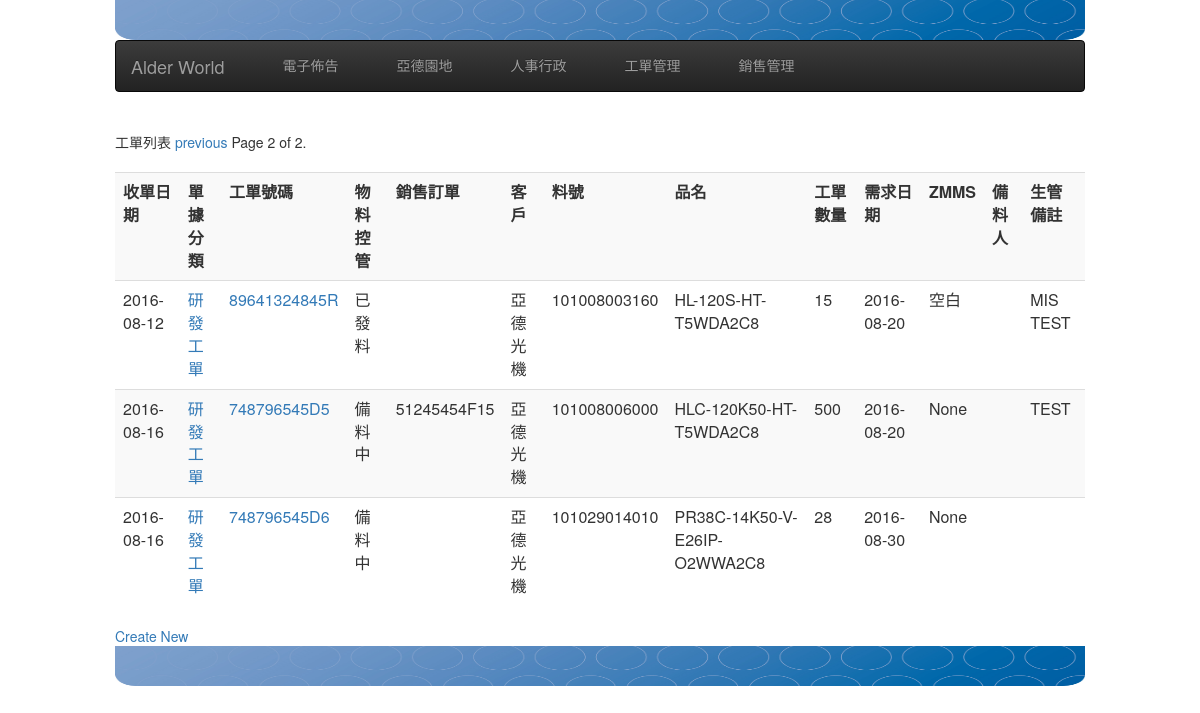
The app's page /dpsed/?page=2, older data.
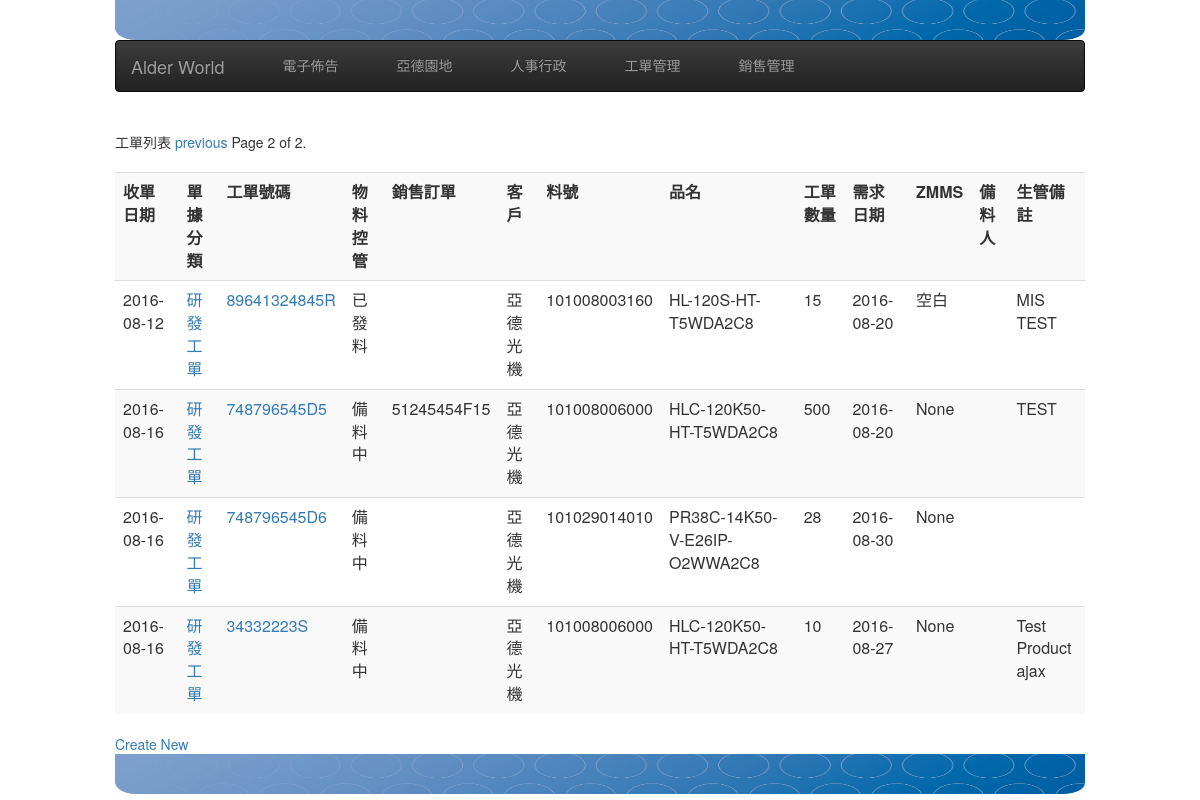
The same page, newer data.
### dpsed/models.py (models this page shows, shortened)
class WorkOrder(models.Model):
    category = models.ForeignKey(OrderCategory, limit_choices_to={'invalid': False} )
    zmms = models.ForeignKey(ZmmsOption, blank=True, null=True) #models.CharField(max_length=30, blank=True, null=True)
    recevice_date = models.DateField(default=timezone.now) #models.DateField(auto_now_add =True) #  收單日
    material_ctrl = models.ForeignKey(MaterialCtrlOption, blank=True, null=True) #models.CharField(max_length=30, blank=True, null=True) #物料控管
    ships_order = models.CharField(max_length=16, null=True, blank=True) # SAP訂單號碼
    customer = models.ForeignKey(Customer) #客戶編號
    work_order = models.CharField(max_length=16, null=False, blank=False, unique=True) # SAP工單號碼
    product = models.ForeignKey(Product) #  SAP料號
    ord_amount = models.IntegerField(default=1, blank=False, null=False) # 數量
    deliverly = models.DateField(blank=True, null=True) #  業務交期
    material_ready_date = models.DateField(blank=True, null=True) #  齊料日
    estimated_finish = models.DateField(blank=True, null=True) # 預計完工日
    reuqest_user = models.CharField(max_length=16, null=False, blank=False) # 申請人
    material_duty = models.CharField(max_length=16, null=False, blank=False) # 備料人
    manage_memo = models.TextField(blank=True, null=True) # 生管備註
    create_at = models.DateTimeField(auto_now_add=True, auto_now =False)
    modify = models.DateTimeField(auto_now_add=False, auto_now =True)
    def get_absoulte_url(self):
        return "/dpsed/detail/%s/" %( str(self.id) )

class OrderCategory(models.Model):
    description = models.CharField(max_length=36, null=False, blank=False)
    order_squence = models.IntegerField(default=1000, null=False, blank=False)
    invalid = models.BooleanField(default=False)
    def __str__(self):
        return self.description

class MaterialCtrlOption(models.Model):
    description = models.CharField(max_length=36, null=False, blank=False)
    invalid = models.BooleanField(default=False)
    def __str__(self):
        return self.description

class Customer(models.Model):
    sap_no = models.CharField(max_length=36, null=True, blank=True)
    title = models.CharField(max_length=36, null=False, blank=False)
    address = models.CharField(max_length=100, null=True, blank=True)
    contect = models.CharField(max_length=100, null=True, blank=True)
    phone = models.CharField(max_length=100, null=True, blank=True)
    phone_ext  = models.CharField(max_length=100, null=True, blank=True)
    faxno = models.CharField(max_length=100, null=True, blank=True)
    email = models.EmailField(max_length=100, null=True, blank=True)
    invalid = models.BooleanField(default=True)
    create_at = models.DateTimeField(auto_now_add=True, auto_now =False)
    modify = models.DateTimeField(auto_now_add=False, auto_now =True)

class Product(models.Model):
    sap_no = models.CharField(max_length=36, null=False, blank=False) # SAP料號
    product_desc = models.CharField(max_length=36, null=False, blank=False) # 品名
    specification = models.CharField(max_length=100, null=False, blank=False) # 規格
    cycle_status = models.ForeignKey(CycleStatus) # 料品狀態
    create_at = models.DateTimeField(auto_now_add=True, auto_now =False) #
    modify = models.DateTimeField(auto_now_add=False, auto_now =True) #

class ZmmsOption(models.Model):
    description = models.CharField(max_length=36, null=False, blank=False)
    invalid = models.BooleanField(default=False)
    def __str__(self):
        return self.description

### dpsed/views.py (the view)
def dps_list(request):
    title = "工單列表"
    queryset_list = WorkOrder.objects.all()
    paginator = Paginator(queryset_list, 10) # Show 10 contacts per page
    page = request.GET.get('page')
    try:
        queryset = paginator.page(page)
    except PageNotAnInteger:
        queryset = paginator.page(1)
    except EmptyPage:
        queryset = paginator.page(paginator.num_pages)
    return render(request, "dpsed_list.html", locals())

### templates/dpsed_list.html (shortened to what this page needs)
{% extends "base.html" %}
{% block content  %}
  <div class="pagination">
      <span>{{ title }}</span>
      <span class="step-links">
          {% if queryset.has_previous %}
              <a href="?page={{ queryset.previous_page_number }}">previous</a>
          {% endif %}
          <span class="current">
              Page {{ queryset.number }} of {{ queryset.paginator.num_pages }}.
          </span>
      </span>
  </div>
<div>
<table class="table table-striped" >
  <tr>
    <th>收單日期</th>
    <th>單據分類</th>
    <th>工單號碼</th>
    <th>物料控管</th>
    <th>銷售訂單</th>
    <th>客戶</th>
    <th>料號</th>
    <th>品名</th>
    <th>工單數量</th>
    <th>需求日期</th>
    <th>ZMMS</th>
    <th>備料人</th>
    <th>生管備註</th>
  </tr>
{% for record in queryset %}
  <tr>
    <td>{{ record.recevice_date | date:"Y-m-d" }}</td>
    <td><a href='{{ record.get_absoulte_url }}'>{{ record.category }}</a></td>
    <td><a href='{{ record.get_absoulte_url }}'>{{ record.work_order }}</a></td>
    <td>{{ record.material_ctrl }}</td>
    <td>{{ record.ships_order }}</td>
    <td>{{ record.customer.title }}</td>
    <td>{{ record.product.sap_no | truncatechars:16 }}</td>
    <td>{{ record.product.product_desc | truncatechars:30 }}</td>
    <td>{{ record.ord_amount }}</td>
    <td>{{ record.deliverly | date:"Y-m-d" }}</td>
    <td>{{ record.zmms }}</td>
    <td>{{ record.material_duty | date:"Y-m-d" }}</td>
    <td>{{ record.manage_memo | linebreaks | truncatechars:30 }}</td>
  </tr>
{% endfor %}
</table>
<div>
    <a href="/dpsed/create/" >Create New</a>
</div>
{% endblock content %}

Row changes from the older to the newer data that the page shows:
added WorkOrder: recevice_date "2016-08-16", category "研發工單", work_order "34332223S", material_ctrl "備料中", customer "亞德光機", product.sap_no "101008006000", product.product_desc "HLC-120K50-HT-T5WDA2C8", ord_amount "10", deliverly "2016-08-27", zmms "None", manage_memo "Test Product ajax"
